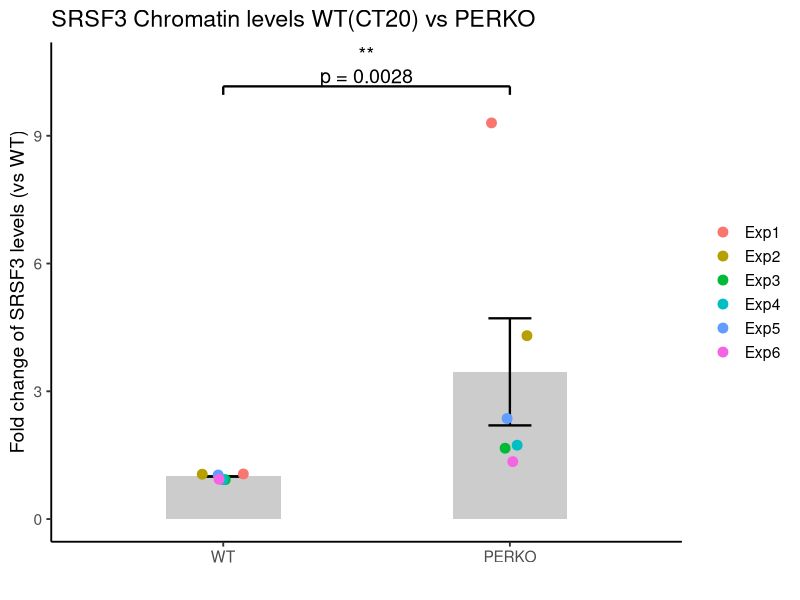
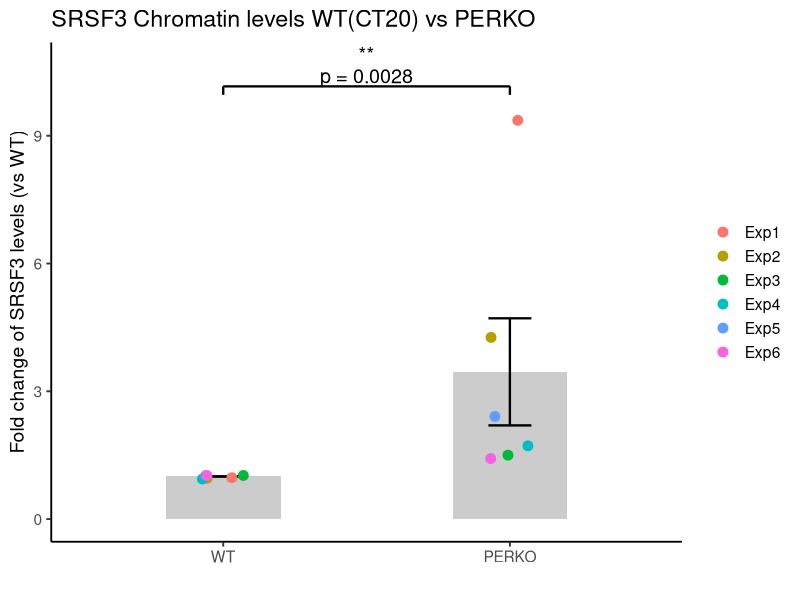

Reproduce these figures in R, in order.
library(ggplot2)
library(dplyr)

# =========================
# DATA
# =========================
# <-- EDIT HERE for new numbers: replace Condition names, Experiment labels, and Values below.
#     Values are listed as: 6 values for the first group, then 6 values for the second group,
#     in the same order as they appear in the "Sumup" sheet of the source Excel file (e.g. Sumup-2).
data <- data.frame(
  Condition = rep(c("WT", "PERKO"), each = 6),                              # <-- EDIT: group names (2 groups, must match `levels=` below)
  Experiment = rep(c("Exp1", "Exp2", "Exp3", "Exp4", "Exp5", "Exp6"), 2),   # <-- EDIT: replicate/experiment labels
  Value = c(
    1.0, 1.0, 1.0, 1.0, 1.0, 1.0,                # <-- EDIT: group 1 (WT) values, copy-pasted from the Excel "Sumup" table
    9.36, 4.29, 1.58, 1.79, 2.36, 1.36            # <-- EDIT: group 2 (PERKO) values, copy-pasted from the Excel "Sumup" table
  )
)

# FORCE ORDER (IMPORTANT)
data$Condition <- factor(
  data$Condition,
  levels = c("WT", "PERKO")   # <-- EDIT: must match the Condition names above, in the left-to-right plotting order you want
)

# =========================
# SUMMARY (Mean + SEM)
# =========================
summary_data <- data %>%
  group_by(Condition) %>%
  summarise(
    Mean = mean(Value),
    SEM = sd(Value) / sqrt(n())
  )

# =========================
# MANN-WHITNEY TEST
# =========================
mw_test <- wilcox.test(
  Value ~ Condition,
  data = data,
  exact = FALSE
)

p_value <- mw_test$p.value

print(mw_test)
print(paste("p-value =", p_value))

# significance label (stars)
sig_label <- ifelse(
  p_value < 0.001, "***",
  ifelse(
    p_value < 0.01, "**",
    ifelse(
      p_value < 0.05, "*", "ns"
    )
  )
)

# numeric p-value, formatted for display on the plot (e.g. "0.0022" or "<0.0001")
p_label <- paste0("p = ", format.pval(p_value, digits = 2, eps = 0.0001))  # <-- EDIT: change `digits` for more/fewer decimal places

# combined text shown on the plot: significance stars on top, numeric p-value below
plot_label <- paste0(sig_label, "\n", p_label)

# =========================
# Y POSITION FOR BRACKET
# =========================
y_max <- max(data$Value)
y_bracket <- y_max + 0.8   # <-- EDIT: raise/lower this offset if the bracket sits too close to (or far from) the data points

# =========================
# PLOT
# =========================
p <- ggplot() +

  # bars (mean)
  geom_bar(
    data = summary_data,
    aes(x = Condition, y = Mean),
    stat = "identity",
    fill = "grey80",
    width = 0.4   # <-- EDIT: bar width (narrowed from 0.6 -> 0.4; smaller number = thinner bars)
  ) +

  # SEM error bars
  geom_errorbar(
    data = summary_data,
    aes(
      x = Condition,
      ymin = Mean - SEM,
      ymax = Mean + SEM
    ),
    width = 0.15,   # <-- EDIT: error bar cap width (narrowed to match the thinner bars above)
    linewidth = 0.8
  ) +

  # individual points
  geom_point(
    data = data,
    aes(
      x = Condition,
      y = Value,
      color = Experiment
    ),
    size = 3,
    position = position_jitter(width = 0.08)
  ) +

  # significance bracket line
  annotate(
    "segment",
    x = 1, xend = 2,
    y = y_bracket,
    yend = y_bracket,
    linewidth = 0.8
  ) +

  # vertical left line
  annotate(
    "segment",
    x = 1, xend = 1,
    y = y_bracket - 0.2,
    yend = y_bracket,
    linewidth = 0.8
  ) +

  # vertical right line
  annotate(
    "segment",
    x = 2, xend = 2,
    y = y_bracket - 0.2,
    yend = y_bracket,
    linewidth = 0.8
  ) +

  # significance stars + numeric p-value, shown together above the bracket
  annotate(
    "text",
    x = 1.5,
    y = y_bracket + 0.5,   # <-- EDIT: vertical offset of the label above the bracket (raise if the 2-line label overlaps the bracket)
    label = plot_label,    # <-- shows stars + "p = ..." (built above); was just `sig_label` before
    size = 5,
    lineheight = 0.9
  ) +

  labs(
    title = "SRSF3 Chromatin levels WT(CT20) vs PERKO",   # <-- EDIT: plot title
    x = "",
    y = "Fold change of SRSF3 levels (vs WT)"              # <-- EDIT: y-axis label
  ) +

  theme_classic(base_size = 14) +

  theme(
    legend.title = element_blank()
  )

print(p)

# =========================
# SAVE FIGURE
# =========================
ggsave(
  "SRSF3_chrom-WTvsKO-MannWhitney.png",   # <-- EDIT: output filename
  plot = p,
  width = 8,
  height = 6,
  dpi = 300
)
